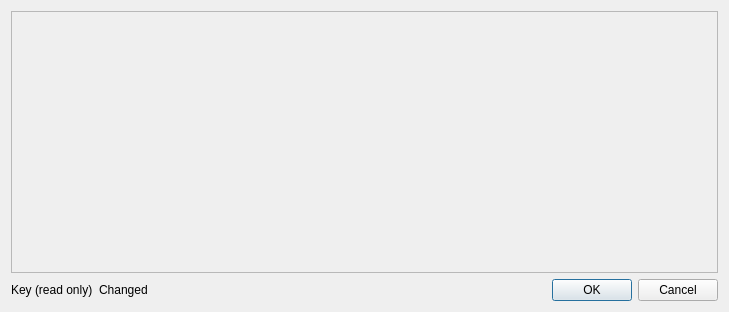
<?xml version="1.0" encoding="UTF-8"?>
<ui version="4.0">
 <class>DetailsDialog</class>
 <widget class="QDialog" name="DetailsDialog">
  <property name="geometry">
   <rect>
    <x>0</x>
    <y>0</y>
    <width>729</width>
    <height>312</height>
   </rect>
  </property>
  <property name="windowTitle">
   <string>User's details</string>
  </property>
  <property name="windowIcon">
   <iconset resource="icons.qrc">
    <normaloff>:/openlmi-logo.png</normaloff>:/openlmi-logo.png</iconset>
  </property>
  <layout class="QGridLayout" name="gridLayout">
   <item row="0" column="0" colspan="3">
    <widget class="QScrollArea" name="detail_area">
     <property name="widgetResizable">
      <bool>true</bool>
     </property>
     <widget class="QWidget" name="widget_area">
      <property name="geometry">
       <rect>
        <x>0</x>
        <y>0</y>
        <width>709</width>
        <height>259</height>
       </rect>
      </property>
      <layout class="QGridLayout" name="gridLayout_2"/>
     </widget>
    </widget>
   </item>
   <item row="1" column="0">
    <widget class="QLabel" name="key_label">
     <property name="autoFillBackground">
      <bool>true</bool>
     </property>
     <property name="frameShape">
      <enum>QFrame::NoFrame</enum>
     </property>
     <property name="text">
      <string>Key (read only)</string>
     </property>
     <property name="textFormat">
      <enum>Qt::AutoText</enum>
     </property>
     <property name="wordWrap">
      <bool>false</bool>
     </property>
    </widget>
   </item>
   <item row="1" column="1">
    <widget class="QLabel" name="changed_label">
     <property name="text">
      <string>Changed</string>
     </property>
    </widget>
   </item>
   <item row="1" column="2">
    <widget class="QDialogButtonBox" name="button_box">
     <property name="orientation">
      <enum>Qt::Horizontal</enum>
     </property>
     <property name="standardButtons">
      <set>QDialogButtonBox::Cancel|QDialogButtonBox::Ok</set>
     </property>
    </widget>
   </item>
  </layout>
 </widget>
 <resources>
  <include location="icons.qrc"/>
 </resources>
 <connections>
  <connection>
   <sender>button_box</sender>
   <signal>accepted()</signal>
   <receiver>DetailsDialog</receiver>
   <slot>accept()</slot>
   <hints>
    <hint type="sourcelabel">
     <x>248</x>
     <y>254</y>
    </hint>
    <hint type="destinationlabel">
     <x>157</x>
     <y>274</y>
    </hint>
   </hints>
  </connection>
  <connection>
   <sender>button_box</sender>
   <signal>rejected()</signal>
   <receiver>DetailsDialog</receiver>
   <slot>reject()</slot>
   <hints>
    <hint type="sourcelabel">
     <x>316</x>
     <y>260</y>
    </hint>
    <hint type="destinationlabel">
     <x>286</x>
     <y>274</y>
    </hint>
   </hints>
  </connection>
 </connections>
</ui>
